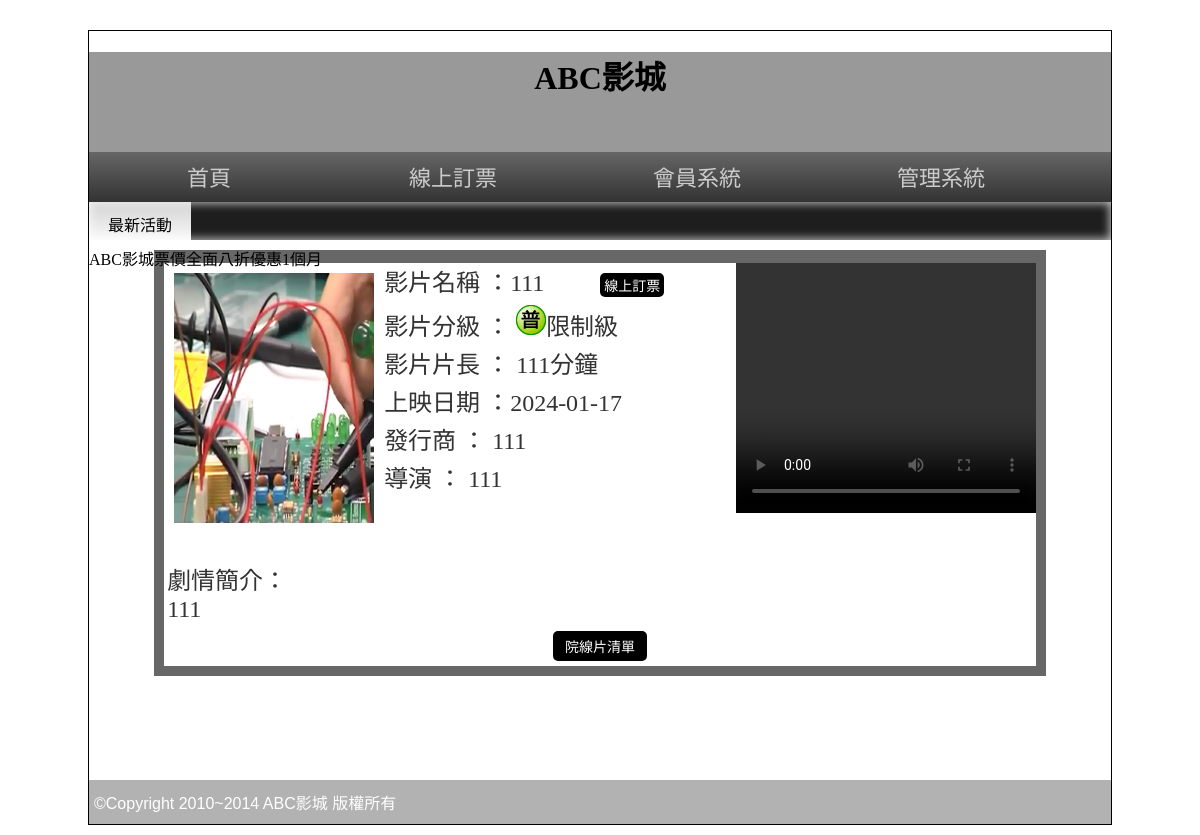
The page /?do=intro&id=1 on the database as committed earlier.
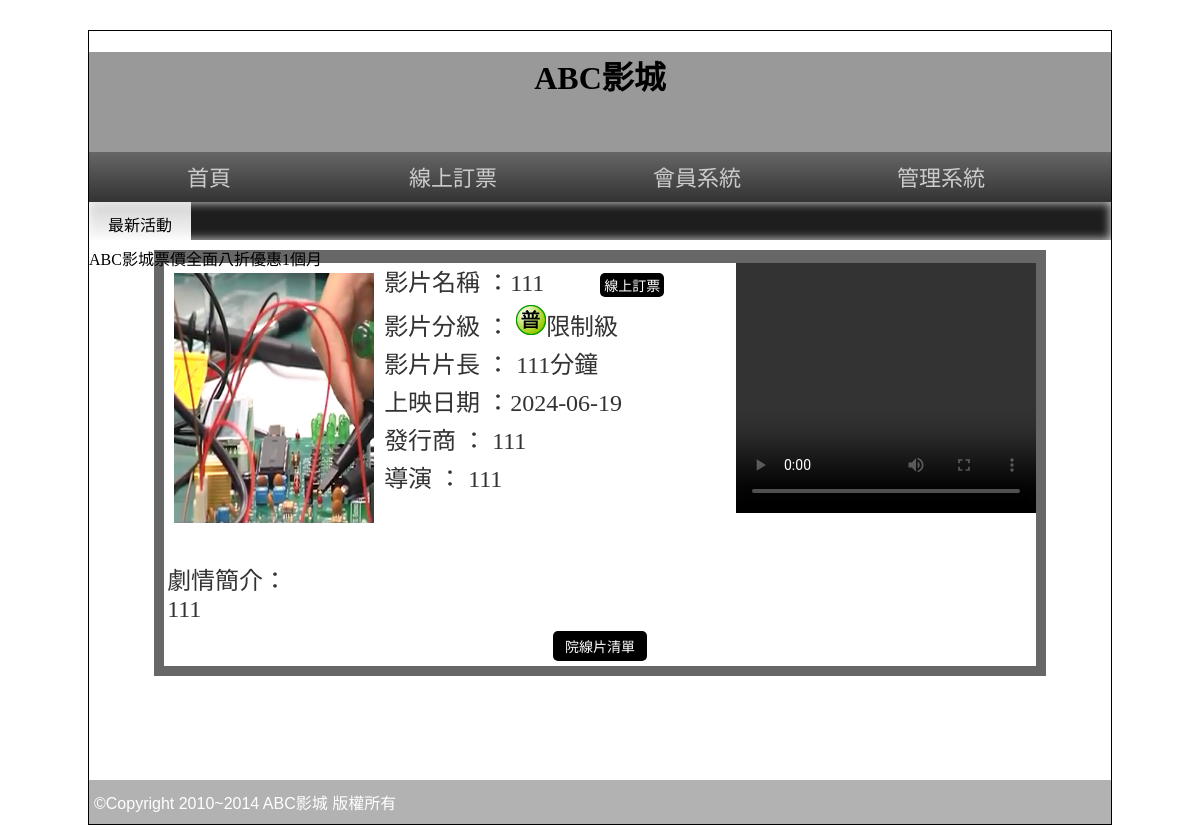
The same page on the database as committed later.
### tables this page shows
CREATE TABLE `movie` (
  `id` int(10) UNSIGNED NOT NULL,
  `name` text NOT NULL,
  `level` int(1) UNSIGNED NOT NULL,
  `length` int(3) UNSIGNED NOT NULL,
  `ondate` date NOT NULL,
  `publish` text NOT NULL,
  `director` text NOT NULL,
  `trailer` text NOT NULL,
  `poster` text NOT NULL,
  `intro` text NOT NULL,
  `sh` int(1) UNSIGNED NOT NULL,
  `rank` int(10) UNSIGNED NOT NULL
);

### api/db.php (called while the page is built, shortened)
<?php
class DB
{
    protected $dsn = "mysql:host=localhost;charset=utf8;dbname=db03";
    protected $pdo;
    protected $table;
    public function __construct($table)
    {
        $this->table = $table;
        $this->pdo = new PDO($this->dsn, 'root', '');
    }
    function find($id)
    {
        $sql = "select * from `$this->table` ";
        if (is_array($id)) {
            $tmp = $this->a2s($id);
            $sql .= " where " . join(" && ", $tmp);
        } else if (is_numeric($id)) {
            $sql .= " where `id`='$id'";
        } else {
            echo "錯誤:參數的資料型態比須是數字或陣列";
        }
        $row = $this->pdo->query($sql)->fetch(PDO::FETCH_ASSOC);
        return $row;
    }
}
$Movie = new DB('movie');

### front/intro.php (the view)
<?php $movie = $Movie->find($_GET['id']); ?>
<div class="tab rb" style="width:87%;">
  <div style="background:#FFF; width:100%; color:#333; text-align:left">
    <video src="./img/<?= $movie['trailer']; ?>" width="300px" height="250px" controls="" style="float:right;"></video>
    <font style="font-size:24px">
      <img src="./img/<?= $movie['poster']; ?>" width="200px" height="250px" style="margin:10px; float:left">
      <p style="margin:3px">影片名稱 ：<?= $movie['name']; ?>
        <input type="button" value="線上訂票" onclick="location.href='?do=order&id=<?= $movie['id']; ?>'" style="margin-left:50px; padding:2px 4px" class="b2_btu">
      </p>
      <p style="margin:3px">影片分級 ： <img src="./icon/03C0<?= $movie['level']; ?>.png" style="display:inline-block;">限制級 </p>
      <p style="margin:3px">影片片長 ： <?= $movie['length']; ?>分鐘</p>
      <p style="margin:3px">上映日期 ：<?= $movie['ondate']; ?></p>
      <p style="margin:3px">發行商 ： <?= $movie['publish']; ?></p>
      <p style="margin:3px">導演 ： <?= $movie['director']; ?></p>
      <br>
      <br>
      <p style="margin:10px 3px 3px 3px; word-break:break-all"> 劇情簡介：<br>
        <?= $movie['intro']; ?>
      </p>
    </font>
    <div class="ct">
      <button onclick="location.href='./index.php'">院線片清單</button>
    </div>
  </div>
</div>

Rows that differ between the two databases and show on the page:
changed movie: ondate "2024-01-17" → "2024-06-19"
